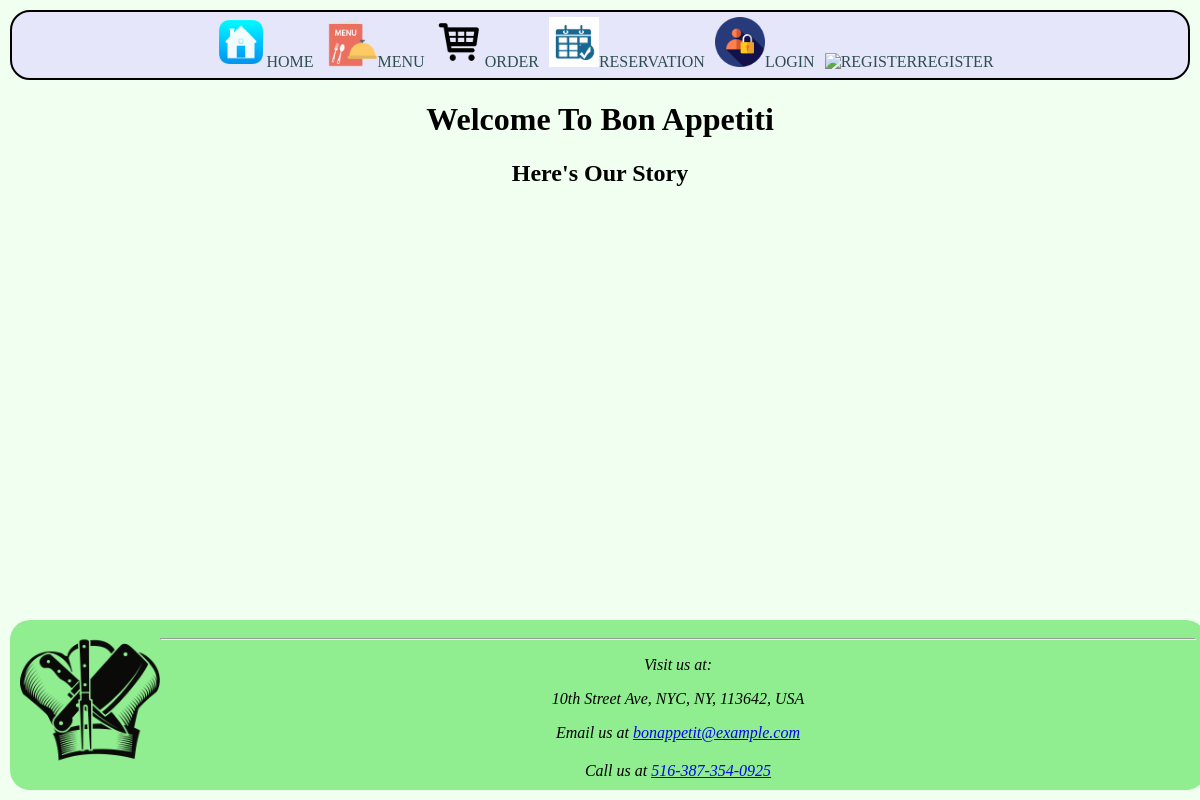
The page /Welcome.php on the database as committed earlier.
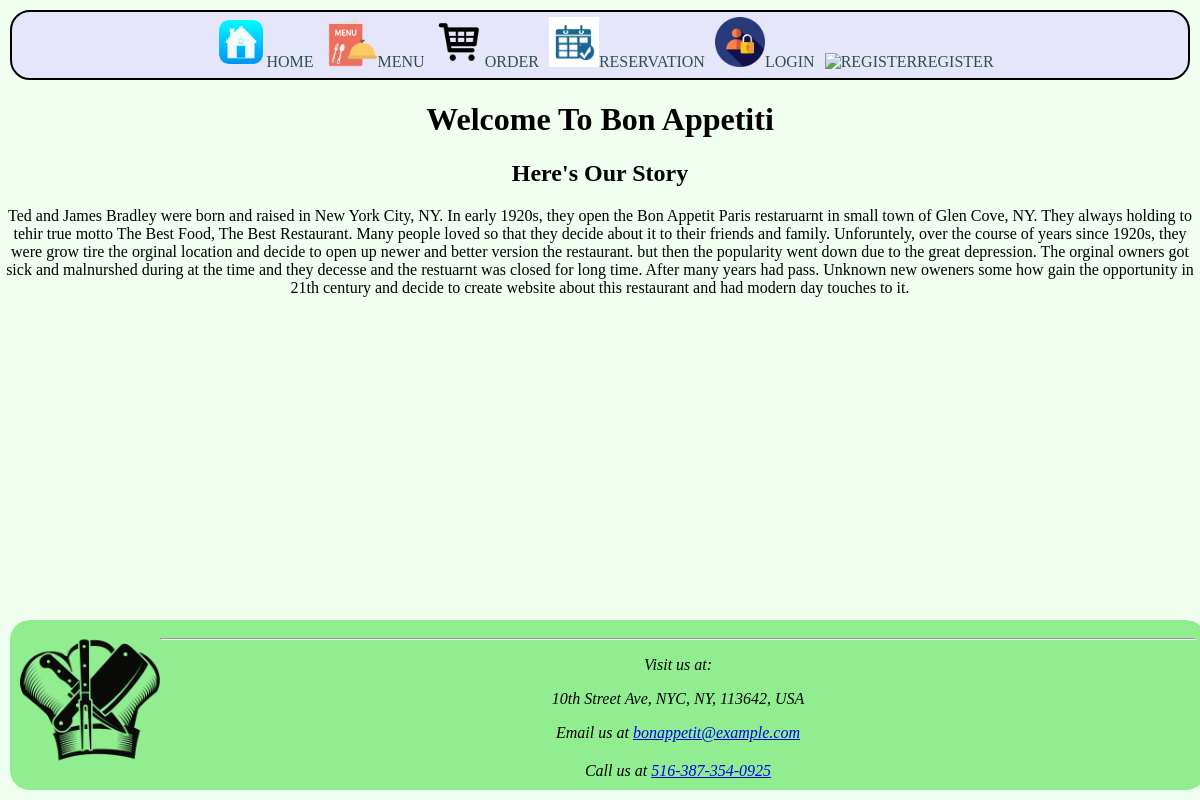
The same page on the database as committed later.
### tables this page shows
CREATE TABLE IF NOT EXISTS restaurant (
	restaurant_id INT NOT NULL AUTO_INCREMENT PRIMARY KEY,
	name varchar(30) NOT NULL,
	address varchar(120) NOT NULL,
	cuisine_type varchar(30) NOT NULL,
	back_story varchar(1500) NOT NULL
);

### public/utils.php (called while the page is built, shortened)
<?php
function isLoggedIn() {
	if (isset($_SESSION['email']))
		return true;
	else
		return false;
}
?>

### public/Welcome.php (the view, shortened to what this page needs)
<!DOCTYPE html>
<html>
<head>
	<link rel="stylesheet" type="text/css" href="CSS/Main.css">
</head>
<body>
	<div id="content">
		<?php
			require_once($_SERVER['DOCUMENT_ROOT']."/Header.php");
			require_once($_SERVER['DOCUMENT_ROOT']."/utils.php");
			require_once($_SERVER['DOCUMENT_ROOT']."/Connect.php");
			$qry_result = mysqli_query($conn, "SELECT * FROM restaurant")->fetch_assoc();
			$restaurantName = $qry_result['name'];
		?>
		<h1>Welcome To <?= $restaurantName ?></h1>
		<b><h2>Here's Our Story</h2></b>
		<p><?= $qry_result['back_story']?></p>
		<?php
		include_once($_SERVER['DOCUMENT_ROOT']."/Footer.php");
		?>
	</div>
</body>
</html>

### public/Header.php (shortened to what this page needs)
<div class="Navbar">
	<div class="Navbar-links">
		<header>
			<a href="/Welcome.php"><img src="/images/icons/home.png" alt="Home"/>Home</a>
<?php
	require_once($_SERVER['DOCUMENT_ROOT']."/utils.php");
	if(isLoggedIn()) {
		echo '<a href="/staff/view_schedule.php"><img src="/images/icons/staff_schedule.jpeg" alt="order"/>Schedule</a>';
		echo '<a href="/order.php"><img src="/images/icons/take_order.png" alt="order"/>Order</a>';
		echo '<a href="/view_orders.php"><img src="/images/icons/food_orders.webp" alt="order"/>Existing Orders</a>';
		if(isOwner() or isManager()) {
			echo '<a href="/staff.php"><img src="/images/icons/restaurant_staff.png" alt="R_staff"/>Staff</a>';
			echo '<a href="/view_reservations.php"><img src="/images/icons/reservation.png" alt="Reserve"/>Reservations</a>';
			echo '<a href="/editmenu.php"><img src="/images/icons/restaurant_menu.png" alt="R_menu"/>Menu</a>';
		} else if(isOwner()) {
			echo '<a href="/restaurant_info.php"><img src="/images/icons/restaurant_info.png" alt="r_info"/>Restaurant Info</a>';
		}
		echo '<a href="/Logout.php"><img src="/images/icons/logout.png" alt="logout"/>Logout</a>';
	}
	else {
		echo '<a href="/menu.php"><img src="/images/icons/restaurant_menu.png" alt="R_menu"/>Menu</a>';
		echo '<a href="/order.php"><img src="/images/icons/shop_order.png" alt="order"/>Order</a>';
		echo '<a href="/reservation.php"><img src="/images/icons/reservation.png" alt="Reserve"/>Reservation</a>';
		echo '<a href="/Login.php"><img src="/images/icons/login.png" alt="Login"/>Login</a>';
		echo '<a href="/Registration.php"><img src="/images/icons/register.png" alt="register"/>Register</a>';
	}
?>
		</header>
	</div>
</div>

### public/Footer.php
<footer>
	<img src="/images/icons/restaurant_logo.png" alt="restaurant_logo">
	<hr>
	<address>
		<?php
			require_once($_SERVER['DOCUMENT_ROOT']."/Connect.php");
			$qry_result = mysqli_query($conn, "SELECT * FROM restaurant")->fetch_assoc();
			$address = $qry_result['address'];
		?>
		<p>Visit us at:</p><p><?= $address ?></p>
		<div>Email us at <a href="mailto:bonappetit@example.com">bonappetit@example.com</a></div><br>
		<div>Call us at <a href="tel:+1516-387-354-0925">516-387-354-0925</a></div><br>
	</address>
</footer>

### public/CSS/Main.css (style rules this page uses)
body { background: honeydew; margin: 0px; }
.Navbar { background-color: lavender; padding: 5px; border: 2px solid black; margin: 10px; border-radius: 20px; }
.Navbar-links a { padding-left: 10px; text-transform: uppercase; }
.Navbar-links a:link { text-decoration: none; }
.Navbar-links a:link, a:visited { color: darkslategray; }
.Navbar img { width: 50px; height: auto; }
#content { padding-bottom: 150px; text-align: center; }
footer { position: fixed; padding: 10px; margin: 10px; bottom:0; width: 98%; height:150px; background-color: lightgreen; border-radius: 20px; }
footer img { width: 140px; height: auto; float: left; }
.orderInfo label, input, div { margin-bottom: 2px; }

Rows that differ between the two databases and show on the page:
changed restaurant "Bon Appetiti": back_story (not shown) → "Ted and James Bradley were born and raised in New York City, NY. In early 1920s, they open the Bon Appetit Paris restaruarnt in small town of Glen Cove, NY. They always holding to tehir true motto The Best Food, The Best Restaurant. Many people loved so that they decide about it to their friends and family. Unforuntely, over the course of years since 1920s, they were grow tire the orginal location and decide to open up newer and better version the restaurant. but then the popularity went down due to the great depression. The orginal owners got sick and malnurshed during at the time and they decesse and the restuarnt was closed for long time. After many years had pass. Unknown new oweners…"
